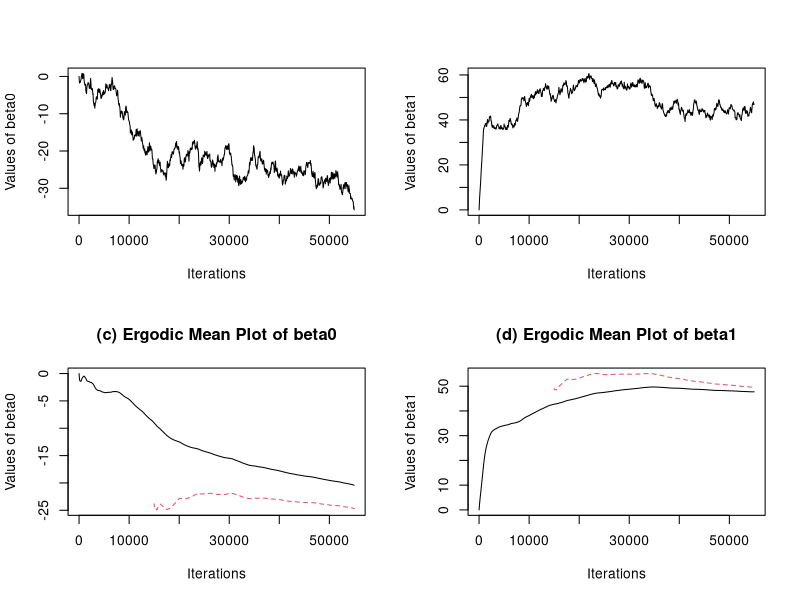

The R script that drew this image:
# Exercise 5.5.6
# Solution 1: random walk
wais <- read.table("wais.txt", header = T)
x <- wais[,1]
y <- wais[,2] 
m <- 55000                 # length of chain
mu.beta <- c(0, 0)         # prior dist
sigma.beta <- c(100, 100)  # prior dist
prop.s <- c(0.1, 0.1)      # proposal distribution standard variance
beta <- matrix(nrow = m, ncol = 2)
acc.prob <- 0
current.beta <- c(0,0)     # init beta
for (t in 1:m){
  prop.beta <- rnorm(2, current.beta, prop.s)       # candidate point
  cur.eta <- current.beta[1] + current.beta[2] * x  
  prop.eta <- prop.beta[1] + prop.beta[2] * x
  loga <- -(sum(y * prop.eta - log(1 + exp(prop.eta)))
            - sum(y * cur.eta - log(1 + exp(cur.eta)))
            + sum(dnorm(prop.beta, mu.beta, sigma.beta, log = T))
            - sum(dnorm(current.beta, mu.beta, sigma.beta, log = T)))
  if(is.na(loga)) loga <- 0
  u <- runif(1)
  u <- log(u)
  if(u < loga){
    current.beta <- prop.beta
    acc.prob <- acc.prob + 1
  }
  beta[t, ] <- current.beta
}
acc.prob <- acc.prob / m
print(acc.prob)


# convergence diagnostics plot
erg.mean <- function(x){
  n <- length(x)
  result <- cumsum(x) / cumsum(rep(1, n))
}

burnin <- 15000
idx <- seq(1, m, 50)
idx2 <- seq(burnin + 1, m)
par(mfrow = c(2,2))
plot(idx, beta[idx, 1], type = 'l', xlab = 'Iterations', ylab = 'Values of beta0')
plot(idx, beta[idx, 2], type = 'l', xlab = 'Iterations', ylab = 'Values of beta1')

ergbeta0 <- erg.mean(beta[, 1])
ergbeta02 <- erg.mean(beta[idx2, 1])
ylims0 <- range(c(ergbeta0, ergbeta02))

ergbeta1 <- erg.mean(beta[, 2])
ergbeta12 <- erg.mean(beta[idx2, 2])
ylims1 <- range(c(ergbeta1, ergbeta12))

plot(idx, ergbeta0[idx], type = 'l', xlab = 'Iterations', ylab = 'Values of beta0',
     main = '(c) Ergodic Mean Plot of beta0', ylim = ylims0)
lines(idx2, ergbeta02[idx2 - burnin], col = 2, lty = 2)

plot(idx, ergbeta1[idx], type = 'l', xlab = 'Iterations', ylab = 'Values of beta1',
     main = '(d) Ergodic Mean Plot of beta1', ylim = ylims1)
lines(idx2, ergbeta12[idx2 - burnin], col = 2, lty = 2)
apply(beta[(burnin + 1):m, ], 2, mean)
apply(beta[(burnin + 1):m, ], 2, sd)